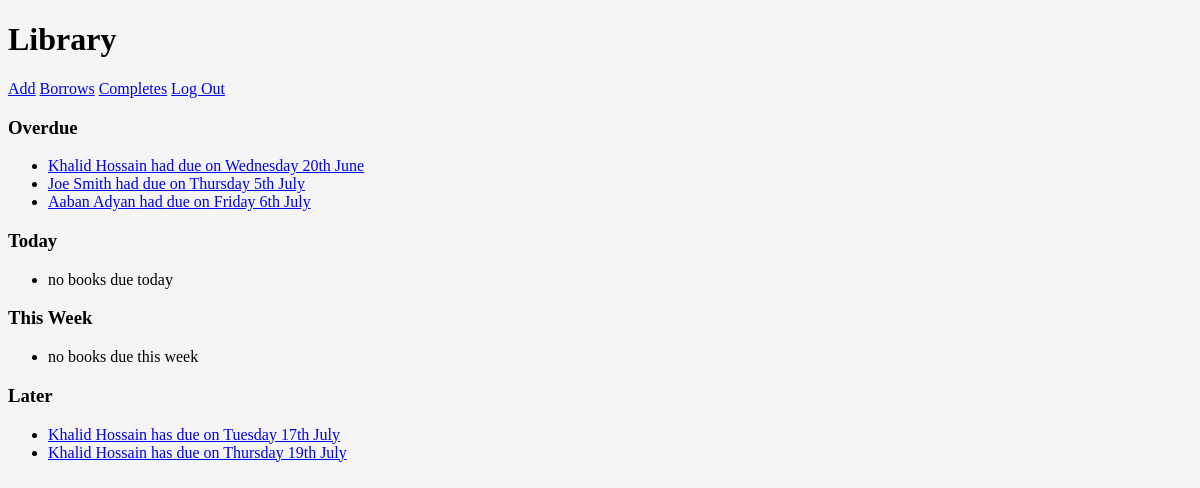
The app's page / (signed in), older data.
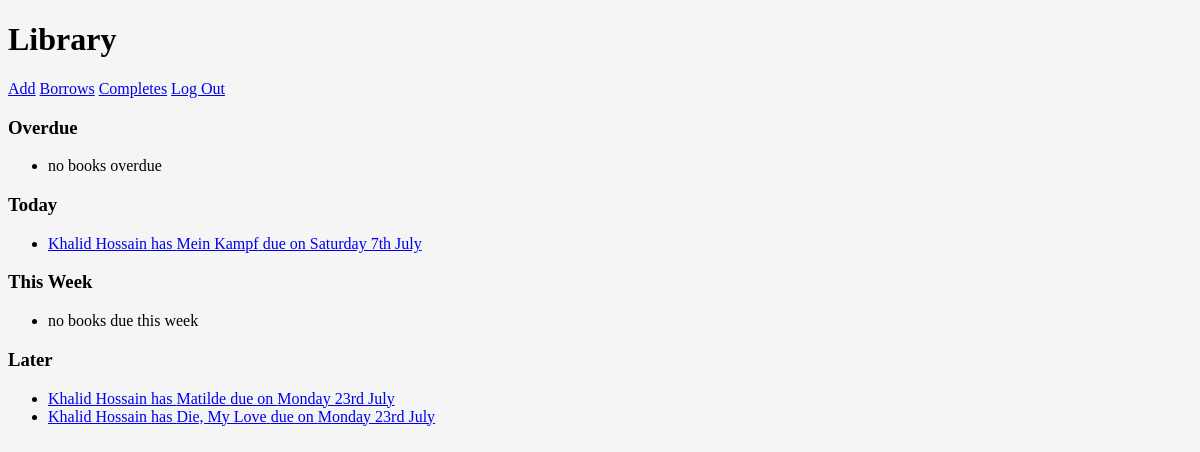
The same page, newer data.
### library/models.py (models this page shows, shortened)
class Borrow(models.Model):
    borrower = models.ForeignKey(Student, on_delete=models.CASCADE, related_name="books")
    isbn = models.CharField(max_length=15)
    title = models.CharField(max_length=220, blank=True)
    author = models.CharField(max_length=220, blank=True)
    image = models.CharField(max_length=450, blank=True)
    teacher = models.CharField(max_length=30)
    contact = models.CharField(max_length=50)
    taken = models.DateField(default=date.today)
    due = models.DateField(default=get_due)
    returned = models.BooleanField(default=False)
    class Meta:
        ordering = ["returned", "due"]

class Student(models.Model):
    name = models.CharField(max_length=64)
    user = models.ForeignKey(User, on_delete=models.SET_NULL, null=True, blank=True, related_name="student")
    class Meta:
        ordering = ["id"]
    def __str__(self):
        return f"{self.name}"

### library/views.py (the view)
# urls.py: path('', views.borrows, name='borrows'),
@login_required
def borrows(request):
    if request.user.is_staff:
        context = {
            "overdue": Borrow.objects.filter(due__lt=date.today(), returned__exact=False).all(),
            "today": Borrow.objects.filter(due__exact=date.today(), returned__exact=False).all(),
            "week": Borrow.objects.filter(due__gt=date.today(), returned__exact=False).exclude(
                due__gt=(date.today() + timedelta(7))).all(),
            "later": Borrow.objects.filter(due__gt=(date.today() + timedelta(7)), returned__exact=False).all(),
        }
        return render(request, "library/index.html", context)
    else:
        context = {
            "name": request.user.student.first().name,
            "borrows": request.user.student.first().books.filter(returned__exact=False).all(),
        }
        return render(request, "library/personal.html", context)

### templates/library/index.html (shortened to what this page needs)
{%  extends 'library/base.html' %}
{% block header %}
    <h1>Library</h1>
    <a href="{% url 'add' %}">Add</a>
    <a href="{% url 'borrows' %}">Borrows</a>
    <a href="{% url 'completes' %}">Completes</a>
    <a href="{% url 'logout'%}?next={{request.path}}">Log Out</a>
{% endblock %}
{% block body %}
    <div class="datecontain">
        <h3>Overdue</h3>
        <ul>
            {% for borrow in overdue %}
                <li>
                    <a href="{% url 'borrow' borrow.id%}">
                        <span class="name">{{ borrow.borrower }}</span>
                        had
                        due on
                        <span class="due">{{ borrow.due|date:"l jS F" }}</span>
                    </a>
                </li>
            {% empty %}
                <li class="emptytext">no books overdue</li>
            {% endfor %}
        </ul>
    </div>
    <div class="datecontain">
        <h3>Today</h3>
        <ul>
            {% for borrow in today %}
                <li>
                    <a href="{% url 'borrow' borrow.id%}">
                        <span class="name">{{ borrow.borrower }}</span>
                        has
                        <span class="title">{{ borrow.title }}</span>
                        due on
                        <span class="due">{{ borrow.due|date:"l jS F" }}</span>
                    </a>
                </li>
            {% empty %}
                <li class="emptytext">no books due today</li>
            {% endfor %}
        </ul>
    </div>
    <div class="datecontain">
        <h3>This Week</h3>
        <ul>
            {% for borrow in week %}
                <li>
                    <a href="{% url 'borrow' borrow.id%}">
                        <span class="name">{{ borrow.borrower }}</span>
                        has
                        <span class="title">{{ borrow.title }}</span>
                        due on
                        <span class="due">{{ borrow.due|date:"l jS F" }}</span>
                    </a>
                </li>
            {% empty %}
                <li class="emptytext">no books due this week</li>
            {% endfor %}
        </ul>
    </div>
    <div class="datecontain">
        <h3>Later</h3>
        <ul>
            {% for borrow in later %}
                <li>
                    <a href="{% url 'borrow' borrow.id%}">
                        <span class="name">{{ borrow.borrower }}</span>
                        has
                        <span class="title">{{ borrow.title }}</span>
                        due on
                        <span class="due">{{ borrow.due|date:"l jS F" }}</span>
                    </a>
                </li>
            {% empty %}
                <li class="emptytext">no books due later</li>
            {% endfor %}
        </ul>
    </div>
{% endblock %}

### templates/library/base.html (shortened to what this page needs)
<!doctype html>
<html lang="en">
<head>
    {% load static %}
    <link rel="stylesheet" href="{% static 'library/styles.css' %}" type="text/css">
</head>
    <body>
    <header>
        {% block header %}
       {% endblock %}
    </header>
       {% block body %}
       {% endblock %}
    </body>
</html>

### library/static/library/styles.css (style rules this page uses)
body { background-color: #f5f5f5; font-family: Montserrat; }

Row changes from the older to the newer data that the page shows:
removed Borrow: borrower "Khalid Hossain", due "Wednesday 20th June", shown under "Overdue"
removed Borrow: borrower "Joe Smith", due "Thursday 5th July", shown under "Overdue"
removed Borrow: borrower "Aaban Adyan", due "Friday 6th July", shown under "Overdue"
removed Borrow: borrower "Khalid Hossain", due "Tuesday 17th July", shown under "Later"
removed Borrow: borrower "Khalid Hossain", due "Thursday 19th July", shown under "Later"
added Borrow: borrower "Khalid Hossain", title "Mein Kampf", due "Saturday 7th July", shown under "Today"
added Borrow: borrower "Khalid Hossain", title "Matilde", due "Monday 23rd July", shown under "Later"
added Borrow: borrower "Khalid Hossain", title "Die, My Love", due "Monday 23rd July", shown under "Later"
Text that changed along with them:
text no longer shown: "no books due today"
text now shown: "no books overdue"
